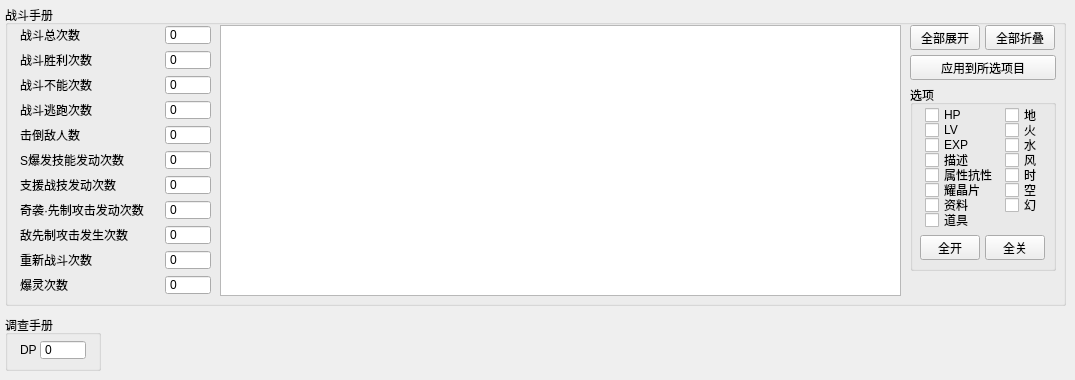
    <widget class="QWidget" name="tab_manual">
     <property name="enabled">
      <bool>true</bool>
     </property>
     <attribute name="title">
      <string>手册</string>
     </attribute>
     <widget class="QGroupBox" name="groupBox_fight_manual">
      <property name="geometry">
       <rect>
        <x>5</x>
        <y>5</y>
        <width>1061</width>
        <height>301</height>
       </rect>
      </property>
      <property name="title">
       <string>战斗手册</string>
      </property>
      <widget class="QLabel" name="label_fight_manual_fight_time">
       <property name="geometry">
        <rect>
         <x>15</x>
         <y>20</y>
         <width>135</width>
         <height>20</height>
        </rect>
       </property>
       <property name="text">
        <string>战斗总次数</string>
       </property>
      </widget>
      <widget class="QLabel" name="label_fight_manual_fight_win_time">
       <property name="geometry">
        <rect>
         <x>15</x>
         <y>45</y>
         <width>135</width>
         <height>20</height>
        </rect>
       </property>
       <property name="text">
        <string>战斗胜利次数</string>
       </property>
      </widget>
      <widget class="QLabel" name="label_fight_manual_fight_fail_time">
       <property name="geometry">
        <rect>
         <x>15</x>
         <y>70</y>
         <width>135</width>
         <height>20</height>
        </rect>
       </property>
       <property name="text">
        <string>战斗不能次数</string>
       </property>
      </widget>
      <widget class="QLabel" name="label_fight_manual_fight_flee_time">
       <property name="geometry">
        <rect>
         <x>15</x>
         <y>95</y>
         <width>135</width>
         <height>20</height>
        </rect>
       </property>
       <property name="text">
        <string>战斗逃跑次数</string>
       </property>
      </widget>
      <widget class="QLabel" name="label_fight_manual_fight_number_of_kill_enemy">
       <property name="geometry">
        <rect>
         <x>15</x>
         <y>120</y>
         <width>135</width>
         <height>20</height>
        </rect>
       </property>
       <property name="text">
        <string>击倒敌人数</string>
       </property>
      </widget>
      <widget class="QLabel" name="label_fight_manual_sneak_attack_time">
       <property name="geometry">
        <rect>
         <x>15</x>
         <y>195</y>
         <width>135</width>
         <height>20</height>
        </rect>
       </property>
       <property name="text">
        <string>奇袭·先制攻击发动次数</string>
       </property>
      </widget>
      <widget class="QLabel" name="label_fight_manual_use_s_break_skill_time">
       <property name="geometry">
        <rect>
         <x>15</x>
         <y>145</y>
         <width>135</width>
         <height>20</height>
        </rect>
       </property>
       <property name="text">
        <string>S爆发技能发动次数</string>
       </property>
      </widget>
      <widget class="QLabel" name="label_fight_manual_time_of_combat_skill">
       <property name="geometry">
        <rect>
         <x>15</x>
         <y>170</y>
         <width>135</width>
         <height>20</height>
        </rect>
       </property>
       <property name="text">
        <string>支援战技发动次数</string>
       </property>
      </widget>
      <widget class="QLabel" name="label_fight_manual_enemy_sneak_attack_time">
       <property name="geometry">
        <rect>
         <x>15</x>
         <y>220</y>
         <width>135</width>
         <height>20</height>
        </rect>
       </property>
       <property name="text">
        <string>敌先制攻击发生次数</string>
       </property>
      </widget>
      <widget class="QLabel" name="label_fight_manual_re_fight_time">
       <property name="geometry">
        <rect>
         <x>15</x>
         <y>245</y>
         <width>135</width>
         <height>20</height>
        </rect>
       </property>
       <property name="text">
        <string>重新战斗次数</string>
       </property>
      </widget>
      <widget class="QSpinBox" name="spinBox_fight_manual_use_s_break_skill_time">
       <property name="geometry">
        <rect>
         <x>160</x>
         <y>145</y>
         <width>46</width>
         <height>20</height>
        </rect>
       </property>
       <property name="buttonSymbols">
        <enum>QAbstractSpinBox::NoButtons</enum>
       </property>
       <property name="maximum">
        <number>65535</number>
       </property>
       <property name="value">
        <number>0</number>
       </property>
      </widget>
      <widget class="QSpinBox" name="spinBox_fight_manual_fight_number_of_kill_enemy">
       <property name="geometry">
        <rect>
         <x>160</x>
         <y>120</y>
         <width>46</width>
         <height>20</height>
        </rect>
       </property>
       <property name="buttonSymbols">
        <enum>QAbstractSpinBox::NoButtons</enum>
       </property>
       <property name="maximum">
        <number>65535</number>
       </property>
       <property name="value">
        <number>0</number>
       </property>
      </widget>
      <widget class="QSpinBox" name="spinBox_fight_manual_fight_flee_time">
       <property name="geometry">
        <rect>
         <x>160</x>
         <y>95</y>
         <width>46</width>
         <height>20</height>
        </rect>
       </property>
       <property name="buttonSymbols">
        <enum>QAbstractSpinBox::NoButtons</enum>
       </property>
       <property name="maximum">
        <number>65535</number>
       </property>
       <property name="value">
        <number>0</number>
       </property>
      </widget>
      <widget class="QSpinBox" name="spinBox_fight_manual_fight_fail_time">
       <property name="geometry">
        <rect>
         <x>160</x>
         <y>70</y>
         <width>46</width>
         <height>20</height>
        </rect>
       </property>
       <property name="buttonSymbols">
        <enum>QAbstractSpinBox::NoButtons</enum>
       </property>
       <property name="maximum">
        <number>65535</number>
       </property>
       <property name="value">
        <number>0</number>
       </property>
      </widget>
      <widget class="QSpinBox" name="spinBox_fight_manual_fight_win_time">
       <property name="geometry">
        <rect>
         <x>160</x>
         <y>45</y>
         <width>46</width>
         <height>20</height>
        </rect>
       </property>
       <property name="buttonSymbols">
        <enum>QAbstractSpinBox::NoButtons</enum>
       </property>
       <property name="maximum">
        <number>65535</number>
       </property>
       <property name="value">
        <number>0</number>
       </property>
      </widget>
      <widget class="QSpinBox" name="spinBox_fight_manual_fight_time">
       <property name="geometry">
        <rect>
         <x>160</x>
         <y>20</y>
         <width>46</width>
         <height>20</height>
        </rect>
       </property>
       <property name="buttonSymbols">
        <enum>QAbstractSpinBox::NoButtons</enum>
       </property>
       <property name="maximum">
        <number>65535</number>
       </property>
       <property name="value">
        <number>0</number>
       </property>
      </widget>
      <widget class="QSpinBox" name="spinBox_fight_manual_time_of_combat_skill">
       <property name="geometry">
        <rect>
         <x>160</x>
         <y>170</y>
         <width>46</width>
         <height>20</height>
        </rect>
       </property>
       <property name="buttonSymbols">
        <enum>QAbstractSpinBox::NoButtons</enum>
       </property>
       <property name="maximum">
        <number>65535</number>
       </property>
       <property name="value">
        <number>0</number>
       </property>
      </widget>
      <widget class="QSpinBox" name="spinBox_fight_manual_sneak_attack_time">
       <property name="geometry">
        <rect>
         <x>160</x>
         <y>195</y>
         <width>46</width>
         <height>20</height>
        </rect>
       </property>
       <property name="buttonSymbols">
        <enum>QAbstractSpinBox::NoButtons</enum>
       </property>
       <property name="maximum">
        <number>65535</number>
       </property>
       <property name="value">
        <number>0</number>
       </property>
      </widget>
      <widget class="QSpinBox" name="spinBox_fight_manual_enemy_sneak_attack_time">
       <property name="geometry">
        <rect>
         <x>160</x>
         <y>220</y>
         <width>46</width>
         <height>20</height>
        </rect>
       </property>
       <property name="buttonSymbols">
        <enum>QAbstractSpinBox::NoButtons</enum>
       </property>
       <property name="maximum">
        <number>65535</number>
       </property>
       <property name="value">
        <number>0</number>
       </property>
      </widget>
      <widget class="QSpinBox" name="spinBox_fight_manual_re_fight_time">
       <property name="geometry">
        <rect>
         <x>160</x>
         <y>245</y>
         <width>46</width>
         <height>20</height>
        </rect>
       </property>
       <property name="buttonSymbols">
        <enum>QAbstractSpinBox::NoButtons</enum>
       </property>
       <property name="maximum">
        <number>65535</number>
       </property>
       <property name="value">
        <number>0</number>
       </property>
      </widget>
      <widget class="QTreeWidget" name="treeWidget_fight_manual">
       <property name="geometry">
        <rect>
         <x>215</x>
         <y>20</y>
         <width>681</width>
         <height>271</height>
        </rect>
       </property>
       <property name="columnCount">
        <number>0</number>
       </property>
      </widget>
      <widget class="QPushButton" name="pushButton_fight_manual_tree_expand_all">
       <property name="geometry">
        <rect>
         <x>905</x>
         <y>20</y>
         <width>70</width>
         <height>25</height>
        </rect>
       </property>
       <property name="text">
        <string>全部展开</string>
       </property>
      </widget>
      <widget class="QPushButton" name="pushButton_fight_manual_tree_collapse_all">
       <property name="geometry">
        <rect>
         <x>980</x>
         <y>20</y>
         <width>70</width>
         <height>25</height>
        </rect>
       </property>
       <property name="text">
        <string>全部折叠</string>
       </property>
      </widget>
      <widget class="QGroupBox" name="groupBox_fight_manual_flag">
       <property name="geometry">
        <rect>
         <x>905</x>
         <y>80</y>
         <width>146</width>
         <height>186</height>
        </rect>
       </property>
       <property name="title">
        <string>选项</string>
       </property>
       <widget class="QPushButton" name="pushButton_fight_manual_selected_close_all">
        <property name="geometry">
         <rect>
          <x>75</x>
          <y>150</y>
          <width>60</width>
          <height>25</height>
         </rect>
        </property>
        <property name="text">
         <string>全关</string>
        </property>
       </widget>
       <widget class="QCheckBox" name="checkBox_fight_manual_selected_data">
        <property name="geometry">
         <rect>
          <x>15</x>
          <y>110</y>
          <width>45</width>
          <height>20</height>
         </rect>
        </property>
        <property name="text">
         <string>资料</string>
        </property>
       </widget>
       <widget class="QCheckBox" name="checkBox_fight_manual_selected_huan">
        <property name="geometry">
         <rect>
          <x>95</x>
          <y>110</y>
          <width>35</width>
          <height>20</height>
         </rect>
        </property>
        <property name="text">
         <string>幻</string>
        </property>
       </widget>
       <widget class="QCheckBox" name="checkBox_fight_manual_selected_shui">
        <property name="geometry">
         <rect>
          <x>95</x>
          <y>50</y>
          <width>35</width>
          <height>20</height>
         </rect>
        </property>
        <property name="text">
         <string>水</string>
        </property>
       </widget>
       <widget class="QCheckBox" name="checkBox_fight_manual_selected_shi">
        <property name="geometry">
         <rect>
          <x>95</x>
          <y>80</y>
          <width>35</width>
          <height>20</height>
         </rect>
        </property>
        <property name="text">
         <string>时</string>
        </property>
       </widget>
       <widget class="QCheckBox" name="checkBox_fight_manual_selected_exp">
        <property name="geometry">
         <rect>
          <x>15</x>
          <y>50</y>
          <width>45</width>
          <height>20</height>
         </rect>
        </property>
        <property name="text">
         <string>EXP</string>
        </property>
       </widget>
       <widget class="QCheckBox" name="checkBox_fight_manual_selected_hp">
        <property name="geometry">
         <rect>
          <x>15</x>
          <y>20</y>
          <width>45</width>
          <height>20</height>
         </rect>
        </property>
        <property name="text">
         <string>HP</string>
        </property>
       </widget>
       <widget class="QCheckBox" name="checkBox_fight_manual_selected_huo">
        <property name="geometry">
         <rect>
          <x>95</x>
          <y>35</y>
          <width>35</width>
          <height>20</height>
         </rect>
        </property>
        <property name="text">
         <string>火</string>
        </property>
       </widget>
       <widget class="QPushButton" name="pushButton_fight_manual_selected_open_all">
        <property name="geometry">
         <rect>
          <x>10</x>
          <y>150</y>
          <width>60</width>
          <height>25</height>
         </rect>
        </property>
        <property name="text">
         <string>全开</string>
        </property>
       </widget>
       <widget class="QCheckBox" name="checkBox_fight_manual_selected_feng">
        <property name="geometry">
         <rect>
          <x>95</x>
          <y>65</y>
          <width>35</width>
          <height>20</height>
         </rect>
        </property>
        <property name="text">
         <string>风</string>
        </property>
       </widget>
       <widget class="QCheckBox" name="checkBox_fight_manual_selected_kong">
        <property name="geometry">
         <rect>
          <x>95</x>
          <y>95</y>
          <width>35</width>
          <height>20</height>
         </rect>
        </property>
        <property name="text">
         <string>空</string>
        </property>
       </widget>
       <widget class="QCheckBox" name="checkBox_fight_manual_selected_lv">
        <property name="geometry">
         <rect>
          <x>15</x>
          <y>35</y>
          <width>45</width>
          <height>20</height>
         </rect>
        </property>
        <property name="text">
         <string>LV</string>
        </property>
       </widget>
       <widget class="QCheckBox" name="checkBox_fight_manual_selected_describe">
        <property name="geometry">
         <rect>
          <x>15</x>
          <y>65</y>
          <width>45</width>
          <height>20</height>
         </rect>
        </property>
        <property name="text">
         <string>描述</string>
        </property>
       </widget>
       <widget class="QCheckBox" name="checkBox_fight_manual_selected_di">
        <property name="geometry">
         <rect>
          <x>95</x>
          <y>20</y>
          <width>35</width>
          <height>20</height>
         </rect>
        </property>
        <property name="text">
         <string>地</string>
        </property>
       </widget>
       <widget class="QCheckBox" name="checkBox_fight_manual_selected_items">
        <property name="geometry">
         <rect>
          <x>15</x>
          <y>125</y>
          <width>45</width>
          <height>20</height>
         </rect>
        </property>
        <property name="text">
         <string>道具</string>
        </property>
       </widget>
       <widget class="QCheckBox" name="checkBox_fight_manual_selected_resistant">
        <property name="geometry">
         <rect>
          <x>15</x>
          <y>80</y>
          <width>71</width>
          <height>20</height>
         </rect>
        </property>
        <property name="text">
         <string>属性抗性</string>
        </property>
       </widget>
       <widget class="QCheckBox" name="checkBox_fight_manual_selected_yjp">
        <property name="geometry">
         <rect>
          <x>15</x>
          <y>95</y>
          <width>61</width>
          <height>20</height>
         </rect>
        </property>
        <property name="text">
         <string>耀晶片</string>
        </property>
       </widget>
      </widget>
      <widget class="QPushButton" name="pushButton_fight_manual_apply_to_selected">
       <property name="geometry">
        <rect>
         <x>905</x>
         <y>50</y>
         <width>146</width>
         <height>25</height>
        </rect>
       </property>
       <property name="text">
        <string>应用到所选项目</string>
       </property>
      </widget>
      <widget class="QSpinBox" name="spinBox_fight_manual_break_soul_time">
       <property name="geometry">
        <rect>
         <x>160</x>
         <y>270</y>
         <width>46</width>
         <height>20</height>
        </rect>
       </property>
       <property name="buttonSymbols">
        <enum>QAbstractSpinBox::NoButtons</enum>
       </property>
       <property name="maximum">
        <number>65535</number>
       </property>
       <property name="value">
        <number>0</number>
       </property>
      </widget>
      <widget class="QLabel" name="label_fight_manual_break_soul_time">
       <property name="geometry">
        <rect>
         <x>15</x>
         <y>270</y>
         <width>135</width>
         <height>20</height>
        </rect>
       </property>
       <property name="text">
        <string>爆灵次数</string>
       </property>
      </widget>
     </widget>
     <widget class="QGroupBox" name="groupBox_investigate_manual">
      <property name="geometry">
       <rect>
        <x>5</x>
        <y>315</y>
        <width>96</width>
        <height>56</height>
       </rect>
      </property>
      <property name="title">
       <string>调查手册</string>
      </property>
      <widget class="QSpinBox" name="spinBox_investigate_manual_dp">
       <property name="geometry">
        <rect>
         <x>35</x>
         <y>25</y>
         <width>46</width>
         <height>20</height>
        </rect>
       </property>
       <property name="buttonSymbols">
        <enum>QAbstractSpinBox::NoButtons</enum>
       </property>
       <property name="maximum">
        <number>65535</number>
       </property>
       <property name="value">
        <number>0</number>
       </property>
      </widget>
      <widget class="QLabel" name="label_investigate_manual_dp">
       <property name="geometry">
        <rect>
         <x>15</x>
         <y>25</y>
         <width>16</width>
         <height>20</height>
        </rect>
       </property>
       <property name="text">
        <string>DP</string>
       </property>
      </widget>
     </widget>
    </widget>
